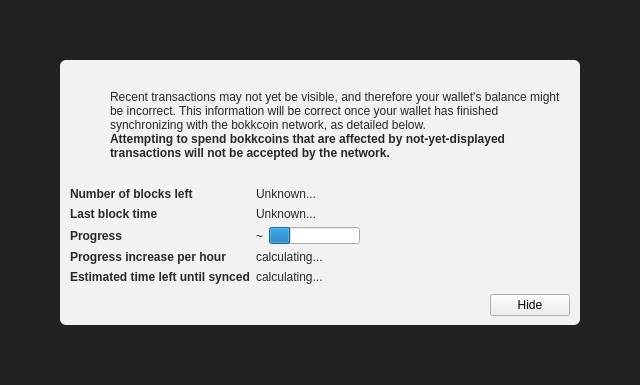
<?xml version="1.0" encoding="UTF-8"?>
<ui version="4.0">
 <class>ModalOverlay</class>
 <widget class="ModalOverlay" name="ModalOverlay">
  <property name="geometry">
   <rect>
    <x>0</x>
    <y>0</y>
    <width>640</width>
    <height>385</height>
   </rect>
  </property>
  <property name="windowTitle">
   <string>Form</string>
  </property>
  <layout class="QVBoxLayout" name="verticalLayout" stretch="0">
   <property name="sizeConstraint">
    <enum>QLayout::SetDefaultConstraint</enum>
   </property>
   <property name="leftMargin">
    <number>0</number>
   </property>
   <property name="topMargin">
    <number>0</number>
   </property>
   <property name="rightMargin">
    <number>0</number>
   </property>
   <property name="bottomMargin">
    <number>0</number>
   </property>
   <item>
    <widget class="QWidget" name="bgWidget" native="true">
     <property name="styleSheet">
      <string notr="true">#bgWidget { background: rgba(0,0,0,220); }</string>
     </property>
     <layout class="QVBoxLayout" name="verticalLayoutMain" stretch="1">
      <property name="leftMargin">
       <number>60</number>
      </property>
      <property name="topMargin">
       <number>60</number>
      </property>
      <property name="rightMargin">
       <number>60</number>
      </property>
      <property name="bottomMargin">
       <number>60</number>
      </property>
      <item>
       <widget class="QWidget" name="contentWidget" native="true">
        <property name="styleSheet">
         <string notr="true">#contentWidget { background: rgba(255,255,255,240); border-radius: 6px; }

QLabel { color: rgb(40,40,40);  }</string>
        </property>
        <layout class="QVBoxLayout" name="verticalLayoutSub" stretch="1,0,0,0">
         <property name="spacing">
          <number>0</number>
         </property>
         <property name="leftMargin">
          <number>10</number>
         </property>
         <property name="topMargin">
          <number>10</number>
         </property>
         <property name="rightMargin">
          <number>10</number>
         </property>
         <property name="bottomMargin">
          <number>10</number>
         </property>
         <item>
          <layout class="QHBoxLayout" name="horizontalLayoutIconText" stretch="0,1">
           <property name="topMargin">
            <number>20</number>
           </property>
           <item>
            <layout class="QVBoxLayout" name="verticalLayoutIcon">
             <property name="leftMargin">
              <number>0</number>
             </property>
             <item>
              <widget class="QPushButton" name="warningIcon">
               <property name="enabled">
                <bool>false</bool>
               </property>
               <property name="text">
                <string/>
               </property>
               <property name="icon">
                <iconset>
                 <normaloff>:/icons/warning</normaloff>
                 <disabledoff>:/icons/warning</disabledoff>:/icons/warning</iconset>
               </property>
               <property name="iconSize">
                <size>
                 <width>48</width>
                 <height>48</height>
                </size>
               </property>
               <property name="flat">
                <bool>true</bool>
               </property>
              </widget>
             </item>
             <item>
              <spacer name="verticalSpacerWarningIcon">
               <property name="orientation">
                <enum>Qt::Vertical</enum>
               </property>
               <property name="sizeHint" stdset="0">
                <size>
                 <width>20</width>
                 <height>40</height>
                </size>
               </property>
              </spacer>
             </item>
            </layout>
           </item>
           <item>
            <layout class="QVBoxLayout" name="verticalLayoutInfoText">
             <property name="leftMargin">
              <number>0</number>
             </property>
             <property name="topMargin">
              <number>0</number>
             </property>
             <item>
              <widget class="QLabel" name="infoText">
               <property name="text">
                <string>Recent transactions may not yet be visible, and therefore your wallet's balance might be incorrect. This information will be correct once your wallet has finished synchronizing with the bokkcoin network, as detailed below.</string>
               </property>
               <property name="textFormat">
                <enum>Qt::RichText</enum>
               </property>
               <property name="wordWrap">
                <bool>true</bool>
               </property>
              </widget>
             </item>
             <item>
              <widget class="QLabel" name="infoTextStrong">
               <property name="font">
                <font>
                 <weight>75</weight>
                 <bold>true</bold>
                </font>
               </property>
               <property name="text">
                <string>Attempting to spend bokkcoins that are affected by not-yet-displayed transactions will not be accepted by the network.</string>
               </property>
               <property name="textFormat">
                <enum>Qt::RichText</enum>
               </property>
               <property name="wordWrap">
                <bool>true</bool>
               </property>
              </widget>
             </item>
             <item>
              <spacer name="verticalSpacerInTextSpace">
               <property name="orientation">
                <enum>Qt::Vertical</enum>
               </property>
               <property name="sizeHint" stdset="0">
                <size>
                 <width>20</width>
                 <height>40</height>
                </size>
               </property>
              </spacer>
             </item>
            </layout>
           </item>
          </layout>
         </item>
         <item>
          <spacer name="verticalSpacerAfterText">
           <property name="orientation">
            <enum>Qt::Vertical</enum>
           </property>
           <property name="sizeHint" stdset="0">
            <size>
             <width>20</width>
             <height>40</height>
            </size>
           </property>
          </spacer>
         </item>
         <item>
          <layout class="QFormLayout" name="formLayout">
           <property name="fieldGrowthPolicy">
            <enum>QFormLayout::FieldsStayAtSizeHint</enum>
           </property>
           <property name="horizontalSpacing">
            <number>6</number>
           </property>
           <property name="verticalSpacing">
            <number>6</number>
           </property>
           <property name="topMargin">
            <number>10</number>
           </property>
           <item row="0" column="0">
            <widget class="QLabel" name="labelNumberOfBlocksLeft">
             <property name="font">
              <font>
               <weight>75</weight>
               <bold>true</bold>
              </font>
             </property>
             <property name="text">
              <string>Number of blocks left</string>
             </property>
            </widget>
           </item>
           <item row="0" column="1">
            <widget class="QLabel" name="numberOfBlocksLeft">
             <property name="text">
              <string>Unknown...</string>
             </property>
            </widget>
           </item>
           <item row="1" column="0">
            <widget class="QLabel" name="labelLastBlockTime">
             <property name="font">
              <font>
               <weight>75</weight>
               <bold>true</bold>
              </font>
             </property>
             <property name="text">
              <string>Last block time</string>
             </property>
            </widget>
           </item>
           <item row="1" column="1">
            <widget class="QLabel" name="newestBlockDate">
             <property name="sizePolicy">
              <sizepolicy hsizetype="Maximum" vsizetype="Preferred">
               <horstretch>0</horstretch>
               <verstretch>0</verstretch>
              </sizepolicy>
             </property>
             <property name="text">
              <string>Unknown...</string>
             </property>
            </widget>
           </item>
           <item row="2" column="0">
            <widget class="QLabel" name="labelSyncDone">
             <property name="font">
              <font>
               <weight>75</weight>
               <bold>true</bold>
              </font>
             </property>
             <property name="text">
              <string>Progress</string>
             </property>
            </widget>
           </item>
           <item row="2" column="1">
            <layout class="QHBoxLayout" name="horizontalLayoutSync" stretch="0,1">
             <item>
              <widget class="QLabel" name="percentageProgress">
               <property name="text">
                <string notr="true">~</string>
               </property>
              </widget>
             </item>
             <item>
              <widget class="QProgressBar" name="progressBar">
               <property name="value">
                <number>24</number>
               </property>
               <property name="format">
                <string/>
               </property>
              </widget>
             </item>
            </layout>
           </item>
           <item row="4" column="0">
            <widget class="QLabel" name="labelProgressIncrease">
             <property name="font">
              <font>
               <weight>75</weight>
               <bold>true</bold>
              </font>
             </property>
             <property name="text">
              <string>Progress increase per hour</string>
             </property>
            </widget>
           </item>
           <item row="4" column="1">
            <widget class="QLabel" name="progressIncreasePerH">
             <property name="text">
              <string>calculating...</string>
             </property>
            </widget>
           </item>
           <item row="5" column="0">
            <widget class="QLabel" name="labelEstimatedTimeLeft">
             <property name="font">
              <font>
               <weight>75</weight>
               <bold>true</bold>
              </font>
             </property>
             <property name="text">
              <string>Estimated time left until synced</string>
             </property>
            </widget>
           </item>
           <item row="5" column="1">
            <widget class="QLabel" name="expectedTimeLeft">
             <property name="text">
              <string>calculating...</string>
             </property>
            </widget>
           </item>
          </layout>
         </item>
         <item>
          <layout class="QHBoxLayout" name="horizontalLayoutButtons">
           <property name="leftMargin">
            <number>10</number>
           </property>
           <property name="topMargin">
            <number>10</number>
           </property>
           <item>
            <spacer name="horizontalSpacer">
             <property name="orientation">
              <enum>Qt::Horizontal</enum>
             </property>
             <property name="sizeHint" stdset="0">
              <size>
               <width>40</width>
               <height>20</height>
              </size>
             </property>
            </spacer>
           </item>
           <item>
            <widget class="QPushButton" name="closeButton">
             <property name="text">
              <string>Hide</string>
             </property>
            </widget>
           </item>
          </layout>
         </item>
        </layout>
       </widget>
      </item>
     </layout>
    </widget>
   </item>
  </layout>
 </widget>
 <customwidgets>
  <customwidget>
   <class>ModalOverlay</class>
   <extends>QWidget</extends>
   <header>modaloverlay.h</header>
   <container>1</container>
  </customwidget>
 </customwidgets>
 <resources/>
 <connections/>
</ui>
